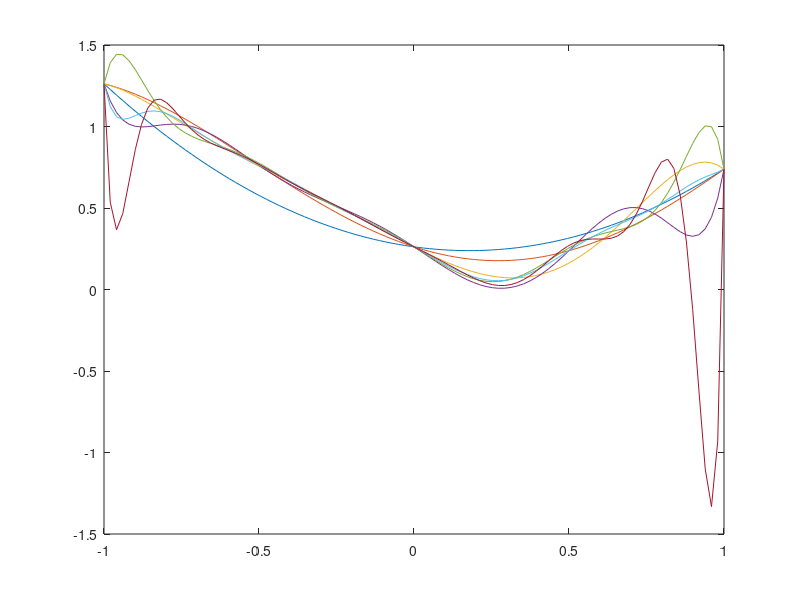
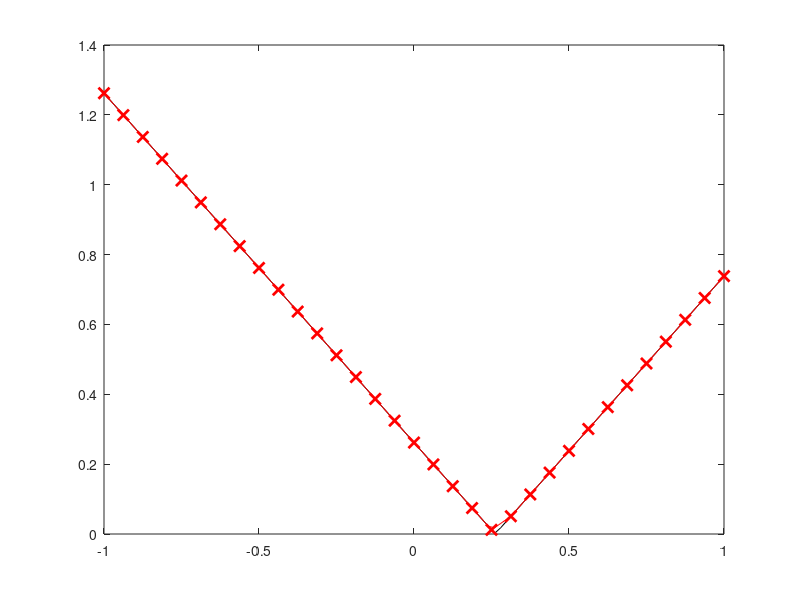
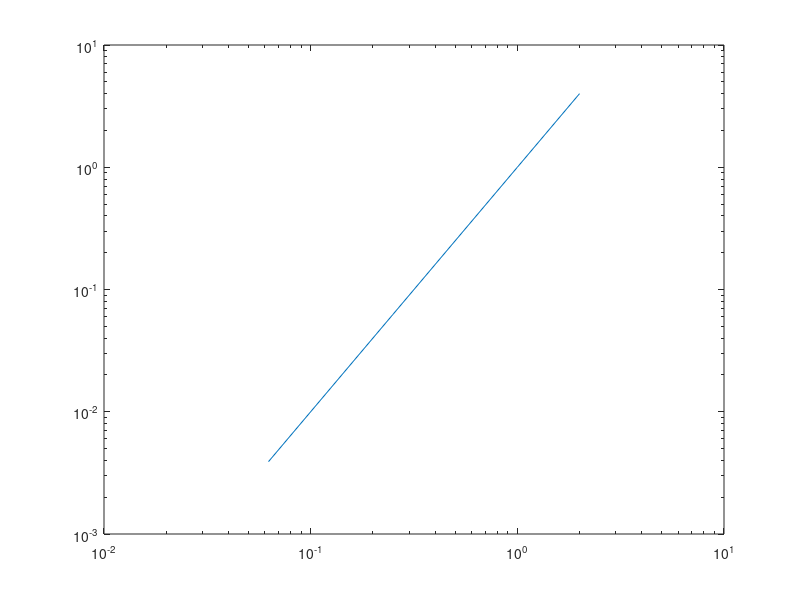

Recreate these plots in MATLAB, in order.
clc
clear all
close all

a = -1;
b = 1;
f = @(x) abs(x - pi / 12);

xx = linspace(a, b, 100);

%% a) RUNGE
for n = [2:2:14]
    x = linspace(a, b, n + 1);
    y = f(x);
    coef = polyfit(x, y, n);
    yy = polyval(coef, xx);
    plot(xx, yy);
    hold on;
end

%% b) PIECEWISE
% n subintervals, n+1 interpolating nodes obviously (partitions)
% for interpolation error use max(abs(Error(plotting_nodes)))
% or use norm(Error(plotting_nodes),'inf')
a = -1;
b = 1;
f = @(x) abs(x - pi/12); 
x_plot = linspace(a, b, 101);

n_vect = [1 2 4 8 16 32];

figure;
for (i = 1:numel(n_vect))
    n = n_vect(i)
    
    x = linspace(a, b, n+1);
    y = f(x);
  
    y_plot = interp1(x, y, x_plot);
    plot(x_plot, f(x_plot), 'k-', x_plot, y_plot, 'r-', x, y, 'rx', 'LineWidth', 2, 'MarkerSize', 8)
    
    error(i) = norm((f(x_plot) - y_plot),'inf');
    pause
end

error

% to estimate order of the convergence, we have to plot the step size H versus the error
H = (b-a)./n_vect;

figure;
loglog(H,error);
loglog(H,H);
loglog(H,H.^2);
% slope of the lines are convergence rate
